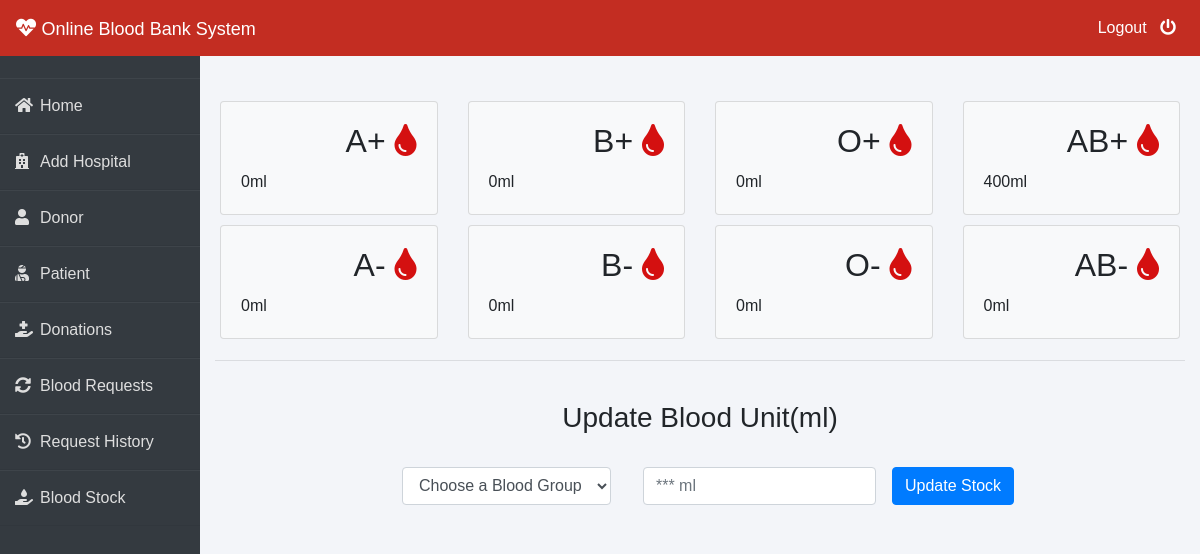
Screenshot of /admin-blood (signed in) with the database file from the repository.
### blood/models.py (models this page shows, shortened)
class Stock(models.Model):
    bloodgroup = models.CharField(max_length=10)
    unit = models.PositiveIntegerField(default=0)

### blood/views.py (the view, shortened to what this page needs)
# urls.py: path('admin-blood', views.admin_blood_view,name='admin-blood'),
@login_required(login_url='adminlogin')
def admin_blood_view(request):
    dict = {
        'bloodForm': forms.BloodForm(),
        'A1': models.Stock.objects.get(bloodgroup="A+"),
        'A2': models.Stock.objects.get(bloodgroup="A-"),
        'B1': models.Stock.objects.get(bloodgroup="B+"),
        'B2': models.Stock.objects.get(bloodgroup="B-"),
        'AB1': models.Stock.objects.get(bloodgroup="AB+"),
        'AB2': models.Stock.objects.get(bloodgroup="AB-"),
        'O1': models.Stock.objects.get(bloodgroup="O+"),
        'O2': models.Stock.objects.get(bloodgroup="O-"),
    }
    return render(request, 'blood/admin_blood.html', context=dict)

### blood/forms.py
class BloodForm(forms.ModelForm):
    class Meta:
        model=models.Stock
        fields=['bloodgroup','unit']

### templates/blood/admin_blood.html (shortened to what this page needs)
{% extends 'blood/adminbase.html' %}
{% block content %}
{% load widget_tweaks %}
<br><br>
<div class="container">
    <div class="row">
      <div class="col-sm-3">
        <div class="card bg-light">
          <div class="card-body">
              <div class="blood">
                  <h2>A+ <i class="fas fa-tint"></i></h2>
              </div><br><br>
              <div>
                  {{A1.unit}}ml
              </div>
          </div>
        </div>
      </div>
      <div class="col-sm-3">
          <div class="card bg-light">
              <div class="card-body">
                  <div class="blood">
                      <h2>B+ <i class="fas fa-tint"></i></h2>
                  </div><br><br>
                  <div>
                    {{B1.unit}}ml
                  </div>
              </div>
            </div>
      </div>
      <div class="col-sm-3">
          <div class="card bg-light">
              <div class="card-body">
                  <div class="blood">
                      <h2>O+ <i class="fas fa-tint"></i></h2>
                  </div><br><br>
                  <div>
                    {{O1.unit}}ml
                  </div>
              </div>
            </div>
        </div>
        <div class="col-sm-3">
          <div class="card bg-light">
              <div class="card-body">
                  <div class="blood">
                      <h2>AB+ <i class="fas fa-tint"></i></h2>
                  </div><br><br>
                  <div>
                    {{AB1.unit}}ml
                  </div>
              </div>
            </div>
        </div>
    </div>
    <div class="row">
      <div class="col-sm-3">
        <div class="card bg-light">
          <div class="card-body">
              <div class="blood">
                  <h2>A- <i class="fas fa-tint"></i></h2>
              </div><br><br>
              <div>
                {{A2.unit}}ml
              </div>
          </div>
        </div>
      </div>
      <div class="col-sm-3">
          <div class="card bg-light">
              <div class="card-body">
                  <div class="blood">
                      <h2>B- <i class="fas fa-tint"></i></h2>
                  </div><br><br>
                  <div>
                    {{B2.unit}}ml
                  </div>
              </div>
            </div>
      </div>
      <div class="col-sm-3">
          <div class="card bg-light">
              <div class="card-body">
                  <div class="blood">
                      <h2>O- <i class="fas fa-tint"></i></h2>
                  </div><br><br>
                  <div>
                    {{O2.unit}}ml
                  </div>
              </div>
            </div>
        </div>
        <div class="col-sm-3">
          <div class="card bg-light">
              <div class="card-body">
                  <div class="blood">
                      <h2>AB- <i class="fas fa-tint"></i></h2>
                  </div><br><br>
                  <div>
                    {{AB2.unit}}ml
                  </div>
              </div>
            </div>
        </div>
    </div>
<hr>
<br>
<h3 class="text-center">Update Blood Unit(ml)</h3><br>
<div class="xyz">
    <form class="form-inline" method="POST">
        <div class="form-group mx-sm-3 mb-6">
            <select name="bloodgroup" class="form-control">
                <option disabled="disabled" selected="selected">Choose a Blood Group</option>
            </select>
          </div>
        <div class="form-group mx-sm-3 mb-6">
          <input type="number" class="form-control" name="unit" placeholder="*** ml">
        </div>
        <button type="submit" class="btn btn-primary">Update Stock</button>
      </form>
</div>
</div>
{% endblock content %}

### templates/blood/adminbase.html (style rules this page uses)
.row { padding: 5px; }
.fa-tint { color: #d41010 }
.blood { float: right; }
.xyz { color: blue; font-size: 3ex; }
* { margin: 0; padding: 0; box-sizing: border-box; list-style: none; text-decoration: none; font-family: 'Josefin Sans', sans-serif; }
body { background-color: #f3f5f9; }

### templates/blood/admin_blood.html (style rules this page uses)
.xyz { display: table; margin-right: auto; margin-left: auto; }

### rows the page displays
Stock: unit "0"
Stock: unit "0"
Stock: unit "0"
Stock: unit "400"
Stock: unit "0"
Stock: unit "0"
Stock: unit "0"
Stock: unit "0"
